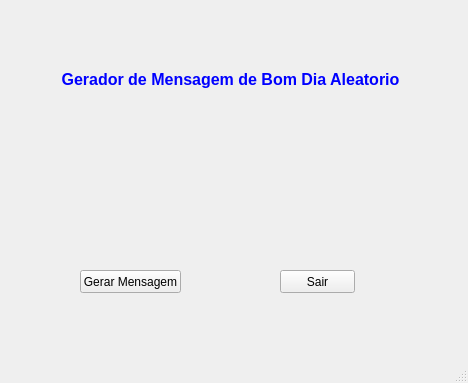
<?xml version="1.0" encoding="UTF-8"?>
<ui version="4.0">
 <class>GeradordeMensagem</class>
 <widget class="QMainWindow" name="GeradordeMensagem">
  <property name="geometry">
   <rect>
    <x>0</x>
    <y>0</y>
    <width>468</width>
    <height>383</height>
   </rect>
  </property>
  <property name="windowTitle">
   <string>Gerador de Mensagem de bom dia</string>
  </property>
  <widget class="QWidget" name="centralwidget">
   <widget class="QPushButton" name="Sair_button">
    <property name="geometry">
     <rect>
      <x>280</x>
      <y>270</y>
      <width>75</width>
      <height>23</height>
     </rect>
    </property>
    <property name="text">
     <string>Sair</string>
    </property>
   </widget>
   <widget class="QPushButton" name="gerador_button">
    <property name="geometry">
     <rect>
      <x>80</x>
      <y>270</y>
      <width>101</width>
      <height>23</height>
     </rect>
    </property>
    <property name="text">
     <string>Gerar Mensagem</string>
    </property>
   </widget>
   <widget class="QLabel" name="label">
    <property name="geometry">
     <rect>
      <x>40</x>
      <y>70</y>
      <width>381</width>
      <height>20</height>
     </rect>
    </property>
    <property name="text">
     <string>&lt;html&gt;&lt;head/&gt;&lt;body&gt;&lt;p align=&quot;center&quot;&gt;&lt;span style=&quot; font-size:12pt; font-weight:600; color:#0000ff;&quot;&gt;Gerador de Mensagem de Bom Dia Aleatorio&lt;/span&gt;&lt;/p&gt;&lt;/body&gt;&lt;/html&gt;</string>
    </property>
   </widget>
  </widget>
  <widget class="QStatusBar" name="statusbar"/>
 </widget>
 <resources/>
 <connections>
  <connection>
   <sender>Sair_button</sender>
   <signal>clicked()</signal>
   <receiver>GeradordeMensagem</receiver>
   <slot>close()</slot>
   <hints>
    <hint type="sourcelabel">
     <x>317</x>
     <y>281</y>
    </hint>
    <hint type="destinationlabel">
     <x>233</x>
     <y>191</y>
    </hint>
   </hints>
  </connection>
 </connections>
</ui>
